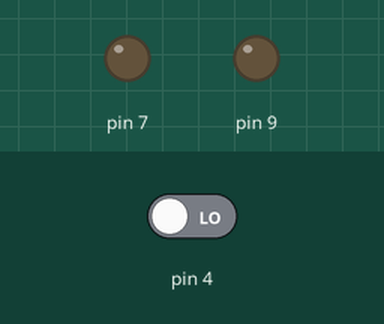
Recording of a sketch running on a simulated Arduino Uno, built with avr-gcc and run on an emulated ATmega328P. Parts: output pins drawn as LEDs (lit = HIGH). The test bench sets the inputs (shaded band); at power-on: pin 4 LOW.

Above: at 5.0 s.
At 14.5 s:
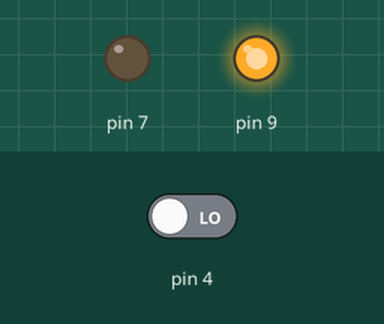
Timing chart, 0 to 24.7 s (numbered marks = the images above):
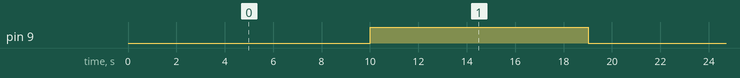

Measured:
- by itself, pin 9: alternates HIGH for 9.0 s and LOW for 10.0 s

The sketch:

Test_1.ino
```cpp
void setup() {
  // put your setup code here, to run once:
pinMode(4,INPUT);
pinMode(7,OUTPUT);
pinMode(9,OUTPUT);
}

void loop() {
  // put your main code here, to run repeatedly:
int a,b,t,d0,d1,x[10];
a=0;
b=0;
if(a==0&&b==0)
{
  digitalWrite(9,LOW);
  digitalWrite(7,LOW);
}
for(t=0;t<1000;t++)
{
    if(digitalRead(4)==HIGH)
      a++;
    delay(10);
}
x[0]=a;
  if(x[0]==0)
    {
      d0=0;
    }

  if(x[0]<4)
    {
      d0=9000;
    }
  if(x[0]>3&&x[0]<9)
    {
      d0=15000;
    }
  if(x[0]>8&&x[0]<15)
    {
      d0=25000;
    }
  if(x[0]>14)
    {
      d0=60000;
    }
  digitalWrite(9,HIGH);
  digitalWrite(7,LOW);
  delay(d0);

 /*igitalWrite(8,HIGH);
  digitalWrite(7,LOW);
  delay(d0);*/
}
```
